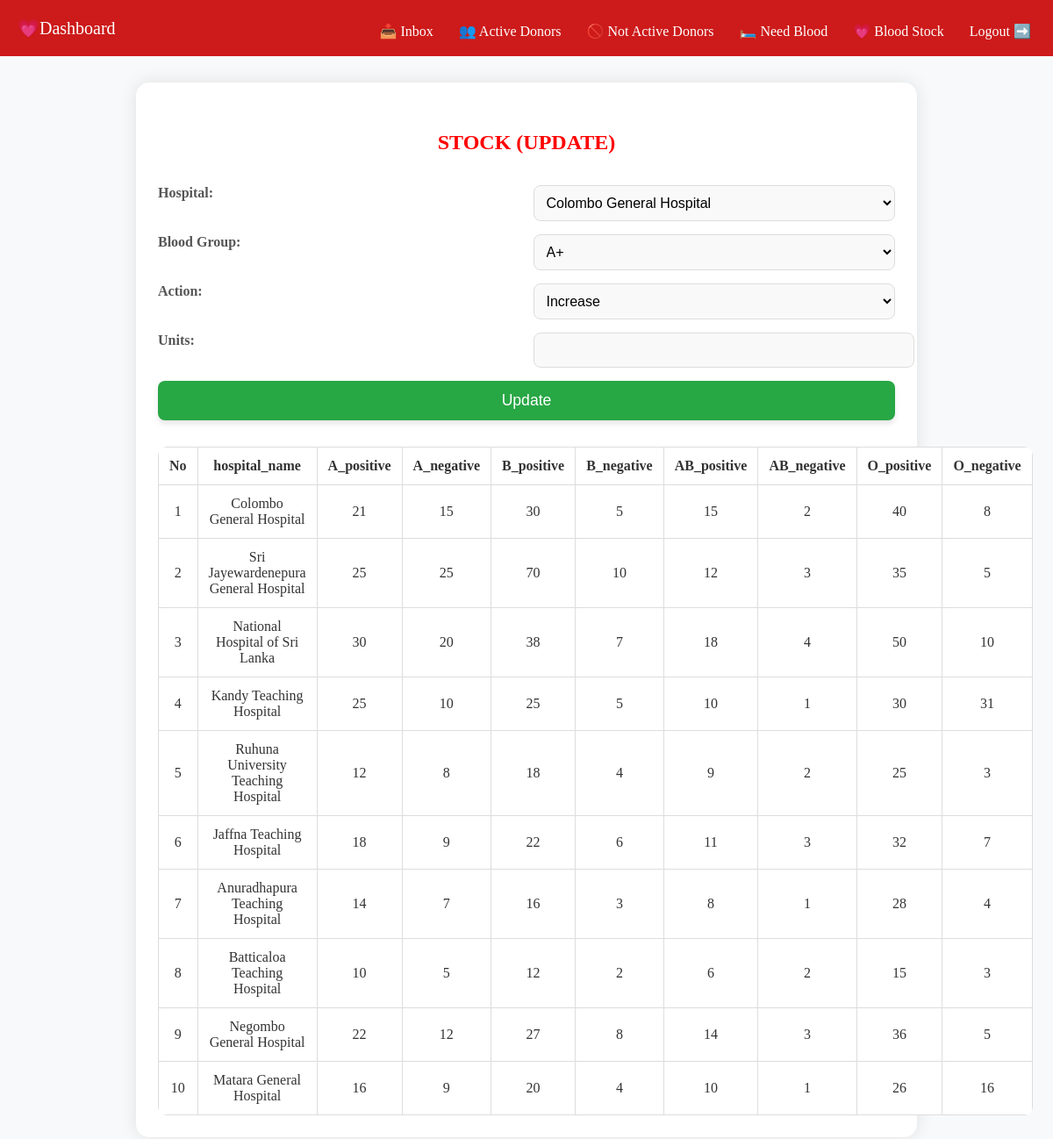
The page /blood_stock.php (signed in) on the database its author committed.
### tables this page shows
CREATE TABLE `blood_stock` (
  `hospital_name` varchar(150) NOT NULL,
  `A_positive` int NOT NULL,
  `A_negative` int NOT NULL,
  `B_positive` int NOT NULL,
  `B_negative` int NOT NULL,
  `AB_positive` int NOT NULL,
  `AB_negative` int NOT NULL,
  `O_positive` int NOT NULL,
  `O_negative` int NOT NULL
);

### blood_stock.php (the view, shortened to what this page needs)
<?php
include("database.php");
?>
<!DOCTYPE html>
<html lang="en">
<head>
    <link rel="stylesheet" href="./CSS/blood_stock.css">
</head>
<?php
include("dashboard_nav.php");
?>
<body>
    <div class="container">
        <h2>STOCK (UPDATE)</h2>
        <div class="content-wrapper">
            <form action="blood_stock.php" method="POST">
                <label for="hospital">Hospital:</label>
                <select name="hospital" id="hospital" required>
                    <option value="Colombo General Hospital">Colombo General Hospital</option>
                </select>
                <label for="blood_group">Blood Group:</label>
                <select name="blood_group" id="blood_group" required>
                    <option value="A_positive">A+</option>
                </select>
                <label for="action">Action:</label>
                <select name="action" required>
                    <option value="increase">Increase</option>
                </select>
                <label for="units">Units:</label>
                <input type="number" name="units" id="units" min="1" required>
                <button type="submit">Update</button>
            </form>
            <?php
            $sql = "SELECT * FROM `blood_stock`";
            $res = $db->query($sql);
            if ($res->num_rows > 0) {
                echo "
                    <table>
                        <tr>
                            <th>No</th>
                            <th>hospital_name</th>
                            <th>A_positive</th>
                            <th>A_negative</th>
                            <th>B_positive</th>
                            <th>B_negative</th>
                            <th>AB_positive</th>
                            <th>AB_negative</th>
                            <th>O_positive</th>
                            <th>O_negative</th>
                        </tr>
                    ";
                $i = 0;
                while ($row = $res->fetch_assoc()) {
                    $i++;
                    echo "<tr>";
                    echo "<td data-label='No'>{$i}</td>";
                    echo "<td data-label='hospital_name'>{$row["hospital_name"]}</td>";
                    echo "<td data-label='A_positive'>{$row["A_positive"]}</td>";
                    echo "<td data-label='A_negative'>{$row["A_negative"]}</td>";
                    echo "<td data-label='B_positive'>{$row["B_positive"]}</td>";
                    echo "<td data-label='B_negative'>{$row["B_negative"]}</td>";
                    echo "<td data-label='AB_positive'>{$row["AB_positive"]}</td>";
                    echo "<td data-label='AB_negative'>{$row["AB_negative"]}</td>";
                    echo "<td data-label='O_positive'>{$row["O_positive"]}</td>";
                    echo "<td data-label='O_negative'>{$row["O_negative"]}</td>";
                    echo "</tr>";
                }
                echo "</table>";
            } else {
                echo "<p class='message'>No Result Found</p>";
            }
            ?>
        </div>
    </div>
</body>
</html>

### CSS/blood_stock.css (style rules this page uses)
body { font-family: Arial, sans-serif; background-color: #f8f9fa; color: #333; }
.container { width: 70%; margin: 30px auto; padding: 25px; background-color: #ffffff; border-radius: 15px; box-shadow: 0 0 20px rgba(0, 0, 0, 0.1); }
h2 { text-align: center; padding: 10px; font-weight: bold; color: red; margin-bottom: 25px; }
form { display: grid; grid-template-columns: 1fr 1fr; gap: 15px; margin-bottom: 25px; }
form label { font-weight: bold; color: #555; }
form select, form input { width: 100%; padding: 10px; font-size: 1rem; border-radius: 8px; border: 1px solid #ddd; background-color: #f9f9f9; transition: background-color 0.3s, border-color 0.3s; }
button { grid-column: 1 / span 2; background-color: #28a745; color: #fff; padding: 12px; font-size: 1.1rem; border: none; border-radius: 8px; cursor: pointer; box-shadow: 0 4px 6px rgba(0, 0, 0, 0.1); }
table { width: 100%; border-collapse: collapse; margin-top: 30px; border-radius: 10px; overflow: hidden; }
th, td { padding: 12px; text-align: center; border: 1px solid #ddd; background-color: #fff; transition: background-color 0.3s; }

### CSS/dashboard_nav.css (style rules this page uses)
html,body { margin: 0; padding: 0; font-family: Cambria, Cochin, Georgia, Times, 'Times New Roman', serif; }

### rows shown on the page
blood_stock: hospital_name "Colombo General Hospital", A_positive "21", A_negative "15", B_positive "30", B_negative "5", AB_positive "15", AB_negative "2", O_positive "40", O_negative "8"
blood_stock: hospital_name "Sri Jayewardenepura General Hospital", A_positive "25", A_negative "25", B_positive "70", B_negative "10", AB_positive "12", AB_negative "3", O_positive "35", O_negative "5"
blood_stock: hospital_name "National Hospital of Sri Lanka", A_positive "30", A_negative "20", B_positive "38", B_negative "7", AB_positive "18", AB_negative "4", O_positive "50", O_negative "10"
blood_stock: hospital_name "Kandy Teaching Hospital", A_positive "25", A_negative "10", B_positive "25", B_negative "5", AB_positive "10", AB_negative "1", O_positive "30", O_negative "31"
blood_stock: hospital_name "Ruhuna University Teaching Hospital", A_positive "12", A_negative "8", B_positive "18", B_negative "4", AB_positive "9", AB_negative "2", O_positive "25", O_negative "3"
blood_stock: hospital_name "Jaffna Teaching Hospital", A_positive "18", A_negative "9", B_positive "22", B_negative "6", AB_positive "11", AB_negative "3", O_positive "32", O_negative "7"
blood_stock: hospital_name "Anuradhapura Teaching Hospital", A_positive "14", A_negative "7", B_positive "16", B_negative "3", AB_positive "8", AB_negative "1", O_positive "28", O_negative "4"
blood_stock: hospital_name "Batticaloa Teaching Hospital", A_positive "10", A_negative "5", B_positive "12", B_negative "2", AB_positive "6", AB_negative "2", O_positive "15", O_negative "3"
blood_stock: hospital_name "Negombo General Hospital", A_positive "22", A_negative "12", B_positive "27", B_negative "8", AB_positive "14", AB_negative "3", O_positive "36", O_negative "5"
blood_stock: hospital_name "Matara General Hospital", A_positive "16", A_negative "9", B_positive "20", B_negative "4", AB_positive "10", AB_negative "1", O_positive "26", O_negative "16"
